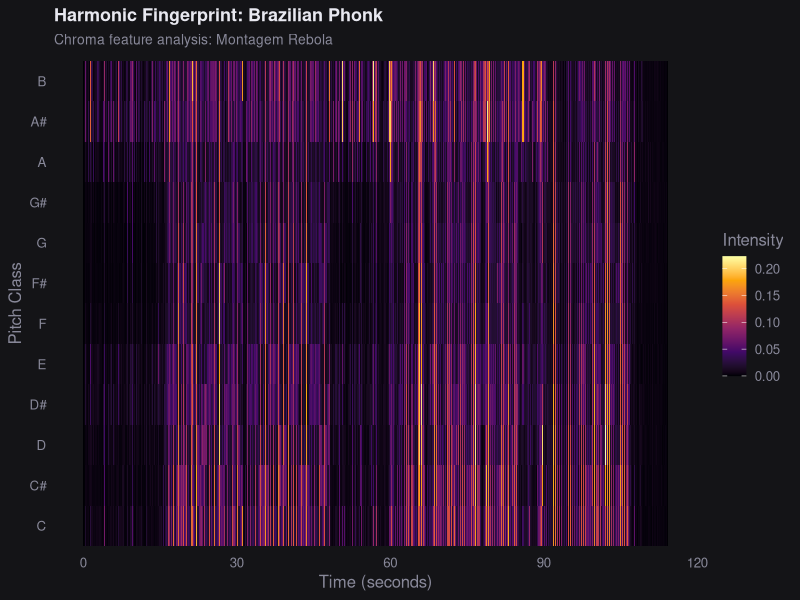
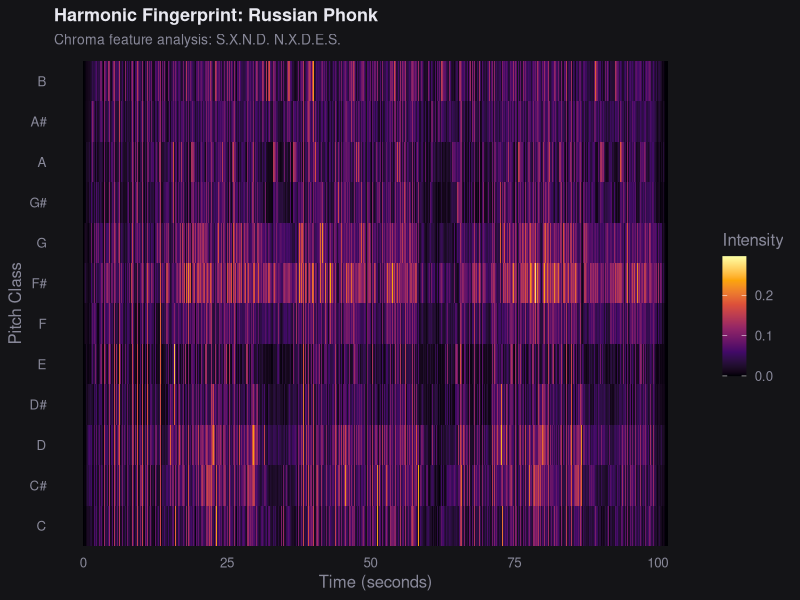

The R source for these figures, in order:
## ---- chunk 1
#| include: false
library(ggplot2)
library(dplyr)
library(tidyr)

brazil_chroma <- read.csv("brazil_chroma2.csv")
russian_chroma <- read.csv("russian_chroma2.csv")

pitch_order <- c("C", "C.", "D", "D.", "E", "F", "F.", "G", "G.", "A", "A.", "B")
pitch_labels <- c("C", "C#", "D", "D#", "E", "F", "F#", "G", "G#", "A", "A#", "B")

chroma_theme <- theme_minimal(base_size = 12) +
  theme(
    plot.background = element_rect(fill = "#141417", color = NA),
    panel.background = element_rect(fill = "#141417", color = NA),
    panel.grid = element_blank(),
    text = element_text(color = "#e8e8f0"),
    axis.text = element_text(color = "#888899"),
    axis.title = element_text(color = "#888899"),
    plot.title = element_text(color = "#e8e8f0", face = "bold", size = 13),
    plot.subtitle = element_text(color = "#888899", size = 10),
    legend.background = element_rect(fill = "#141417", color = NA),
    legend.text = element_text(color = "#888899"),
    legend.title = element_text(color = "#888899")
  )
## ---- chunk 2
#| echo: false
#| fig-cap: "Chroma feature analysis: Montagem Rebola"
#| fig-height: 3.5

brazil_chroma |>
  pivot_longer(-TIME, names_to = "Pitch", values_to = "Intensity") |>
  mutate(
    Pitch = factor(Pitch, levels = pitch_order, labels = pitch_labels)
  ) |>
  ggplot(aes(x = TIME, y = Pitch, fill = Intensity)) +
  geom_tile() +
  scale_fill_viridis_c(option = "inferno", name = "Intensity") +
  labs(
    title = "Harmonic Fingerprint: Brazilian Phonk",
    subtitle = "Chroma feature analysis: Montagem Rebola",
    x = "Time (seconds)",
    y = "Pitch Class"
  ) +
  chroma_theme
## ---- chunk 3
#| echo: false
#| fig-cap: "Chroma feature analysis: S.X.N.D. N.X.D.E.S."
#| fig-height: 3.5

russian_chroma |>
  pivot_longer(-TIME, names_to = "Pitch", values_to = "Intensity") |>
  mutate(
    Pitch = factor(Pitch, levels = pitch_order, labels = pitch_labels)
  ) |>
  ggplot(aes(x = TIME, y = Pitch, fill = Intensity)) +
  geom_tile() +
  scale_fill_viridis_c(option = "inferno", name = "Intensity") +
  labs(
    title = "Harmonic Fingerprint: Russian Phonk",
    subtitle = "Chroma feature analysis: S.X.N.D. N.X.D.E.S.",
    x = "Time (seconds)",
    y = "Pitch Class"
  ) +
  chroma_theme
